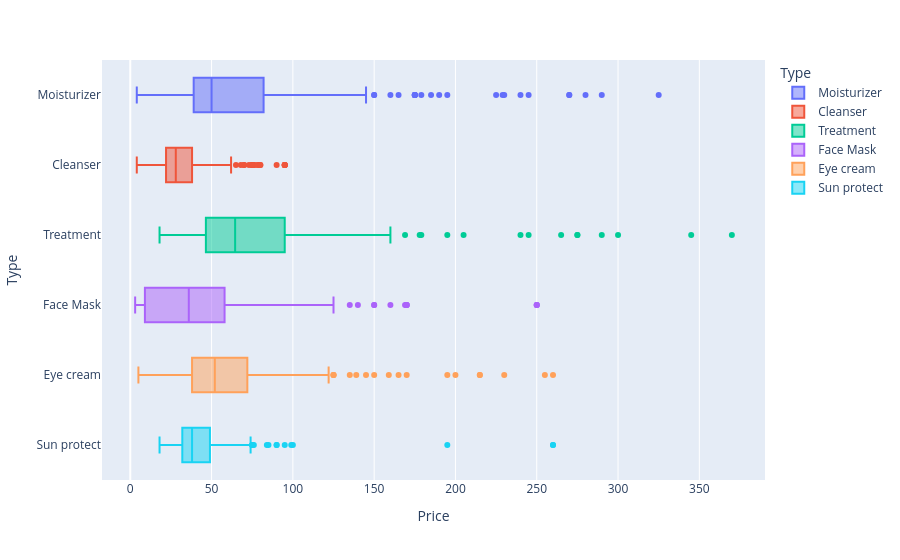

Write notebook code for a chart like this one.
### Markdown cell above
## Bivariate analysis

### Code cell
px.box(df_cosmetics, x='Price', y='Type', color='Type', orientation='h', hover_data=['Brand', 'Name'])

### Figure 1 — Plotly figure (JSON) as saved in the notebook; plotly's stock layout.template omitted (floating-point values rounded to 4 significant figures; data arrays with more than 128 entries replaced by an {"elided": "..."} marker saying what was removed)
{"data": [{"alignmentgroup": "True", "customdata": {"elided": "298x2 str values"}, "hovertemplate": "Type=%{y}<br>Price=%{x}<br>Brand=%{customdata[0]}<br>Name=%{customdata[1]}<extra></extra>", "legendgroup": "Moisturizer", "marker": {"color": "#636efa"}, "name": "Moisturizer", "notched": false, "offsetgroup": "Moisturizer", "orientation": "h", "showlegend": true, "type": "box", "x": {"elided": "298 int values"}, "x0": " ", "xaxis": "x", "y": {"elided": "298 str values"}, "y0": " ", "yaxis": "y"}, {"alignmentgroup": "True", "customdata": {"elided": "281x2 str values"}, "hovertemplate": "Type=%{y}<br>Price=%{x}<br>Brand=%{customdata[0]}<br>Name=%{customdata[1]}<extra></extra>", "legendgroup": "Cleanser", "marker": {"color": "#EF553B"}, "name": "Cleanser", "notched": false, "offsetgroup": "Cleanser", "orientation": "h", "showlegend": true, "type": "box", "x": {"elided": "281 int values"}, "x0": " ", "xaxis": "x", "y": {"elided": "281 str values"}, "y0": " ", "yaxis": "y"}, {"alignmentgroup": "True", "customdata": {"elided": "248x2 str values"}, "hovertemplate": "Type=%{y}<br>Price=%{x}<br>Brand=%{customdata[0]}<br>Name=%{customdata[1]}<extra></extra>", "legendgroup": "Treatment", "marker": {"color": "#00cc96"}, "name": "Treatment", "notched": false, "offsetgroup": "Treatment", "orientation": "h", "showlegend": true, "type": "box", "x": {"elided": "248 int values"}, "x0": " ", "xaxis": "x", "y": {"elided": "248 str values"}, "y0": " ", "yaxis": "y"}, {"alignmentgroup": "True", "customdata": {"elided": "266x2 str values"}, "hovertemplate": "Type=%{y}<br>Price=%{x}<br>Brand=%{customdata[0]}<br>Name=%{customdata[1]}<extra></extra>", "legendgroup": "Face Mask", "marker": {"color": "#ab63fa"}, "name": "Face Mask", "notched": false, "offsetgroup": "Face Mask", "orientation": "h", "showlegend": true, "type": "box", "x": {"elided": "266 int values"}, "x0": " ", "xaxis": "x", "y": {"elided": "266 str values"}, "y0": " ", "yaxis": "y"}, {"alignmentgroup": "True", "customdata": {"elided": "209x2 str values"}, "hovertemplate": "Type=%{y}<br>Price=%{x}<br>Brand=%{customdata[0]}<br>Name=%{customdata[1]}<extra></extra>", "legendgroup": "Eye cream", "marker": {"color": "#FFA15A"}, "name": "Eye cream", "notched": false, "offsetgroup": "Eye cream", "orientation": "h", "showlegend": true, "type": "box", "x": {"elided": "209 int values"}, "x0": " ", "xaxis": "x", "y": {"elided": "209 str values"}, "y0": " ", "yaxis": "y"}, {"alignmentgroup": "True", "customdata": {"elided": "170x2 str values"}, "hovertemplate": "Type=%{y}<br>Price=%{x}<br>Brand=%{customdata[0]}<br>Name=%{customdata[1]}<extra></extra>", "legendgroup": "Sun protect", "marker": {"color": "#19d3f3"}, "name": "Sun protect", "notched": false, "offsetgroup": "Sun protect", "orientation": "h", "showlegend": true, "type": "box", "x": {"elided": "170 int values"}, "x0": " ", "xaxis": "x", "y": {"elided": "170 str values"}, "y0": " ", "yaxis": "y"}], "layout": {"boxmode": "overlay", "legend": {"title": {"text": "Type"}, "tracegroupgap": 0}, "margin": {"t": 60}, "xaxis": {"anchor": "y", "domain": [0, 1], "title": {"text": "Price"}}, "yaxis": {"anchor": "x", "categoryarray": ["Sun protect", "Eye cream", "Face Mask", "Treatment", "Cleanser", "Moisturizer"], "categoryorder": "array", "domain": [0, 1], "title": {"text": "Type"}}}}
